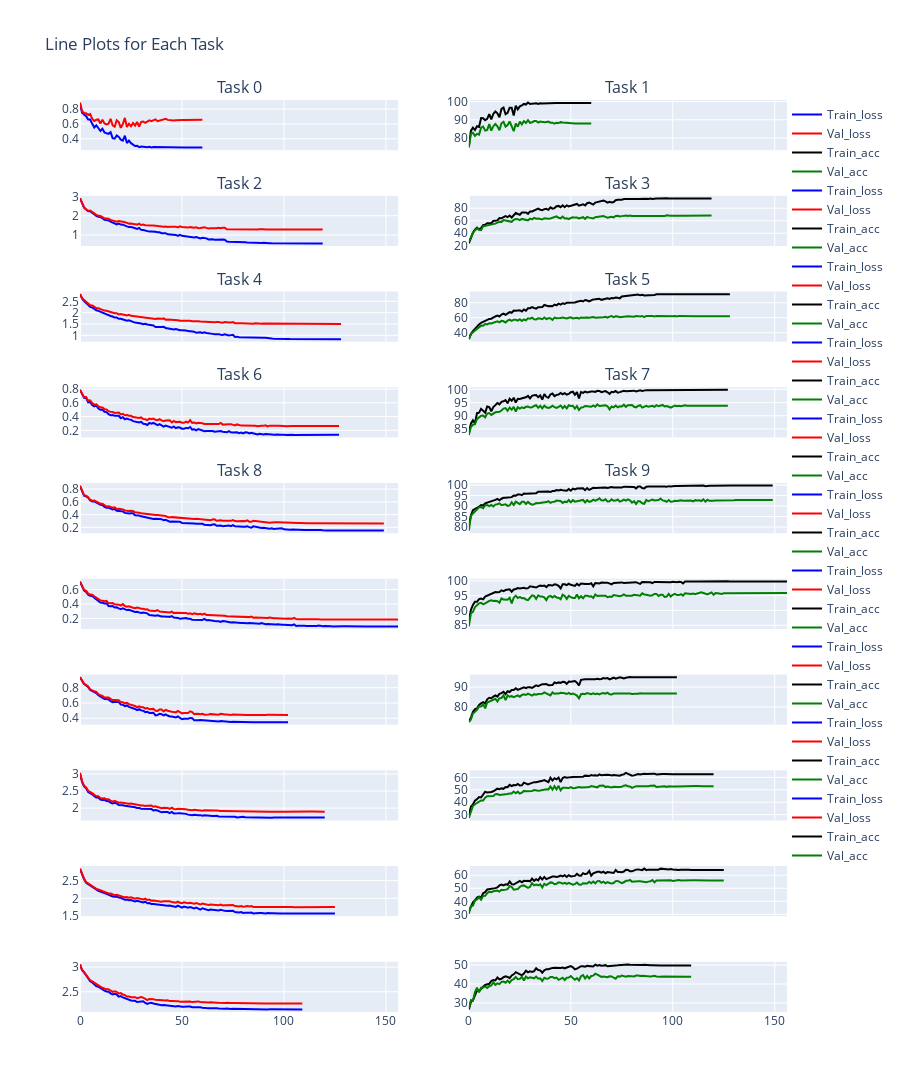

Here is the notebook cell this chart was saved with:
### Markdown cell above
# Hat 0.005 cifar

### Code cell
df = pd.read_csv('/home/cp/self/ml/hat/res/good_exp/hat_500_0.0005_xavier_adam_cifar/train_loss_app_hat_exp_cifar_opt_adam_wt_init_xavier_lr_0.0005_nepoch_500.csv')

# Ask the user for the column to use for lines
# line_column = input("Enter the column name for lines: ")
line_columns = ['Train_loss', 
#                 'Train_acc',
#                 'Avg_train_reg',
       'Val_loss',
#                 'Val_acc',
#                 'Avg_val_reg', 
#                 'Learning_rate'
               ]
line_columns2 = [
#     'Train_loss', 
                'Train_acc',
#                 'Avg_train_reg',
#        'Val_loss',
                'Val_acc',
#                 'Avg_val_reg', 
#                 'Learning_rate'
               ]

# Create subplots for each task (category)
fig = make_subplots(rows=10, cols=2, subplot_titles=[f'Task {i}' for i in range(10)], shared_xaxes=True)

for category in range(10):  # Assuming categories range from 0 to 9
    # Filter the DataFrame for the current category
    category_df = df[df['Task'] == category]
    colors = ["Blue","Red"]
    for i, column in enumerate(line_columns):
        # Add a line trace to the subplot
        fig.add_trace(
            go.Scatter(x=category_df["Epochs"], y=category_df[column], mode='lines', name=column,line=dict(color=colors[i])),
#             row=(category // 2) + 1,  # Calculate the row position
#             col=(category % 2) + 1,   # Calculate the column position
            col=1,
            row=category+1,
            
        )
    colors = ["Black","Green"]
    
    for i, column in enumerate(line_columns2):
        # Add a line trace to the subplot
        fig.add_trace(
            go.Scatter(x=category_df["Epochs"], y=category_df[column], mode='lines', name=column, line=dict(color=colors[i])),
#             row=(category // 2) + 1,  # Calculate the row position
#             col=(category % 2) + 1,   # Calculate the column position
            col=2,
            row=category+1,
            
        )

# Update layout
fig.update_layout(height=2000, width=900, title_text="Line Plots for Each Task",
                 legend=dict(orientation="v", y=1, x=1),)

# Show the figure
fig.show()
